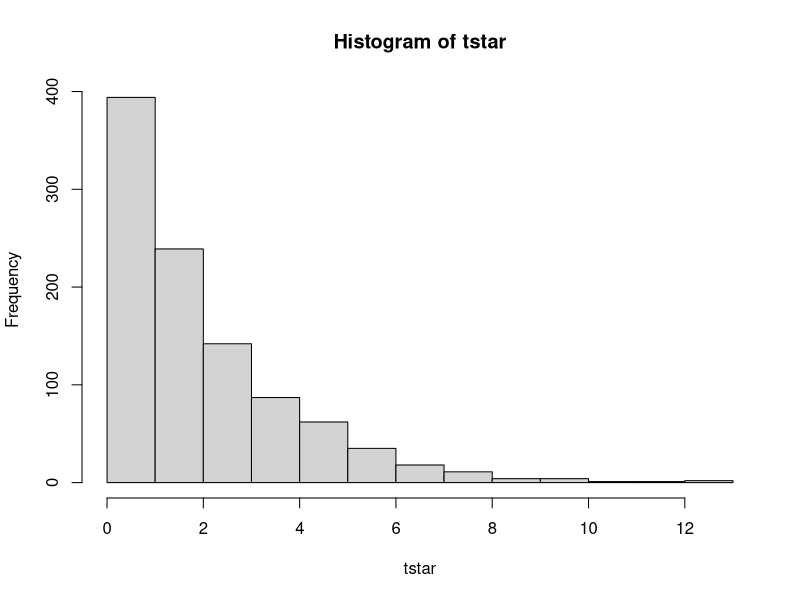

The R source for this figure:
data = read.table("nauseatable.txt")

#1.1

rnames = rownames(data)
nausea = c()
medicin = c()
for (j in 1:length(data[,1])){
  for (i in 1:length(data[1,])){
    nausea = c(nausea, rep(i-1, data[j,i]))
    medicin = c(medicin, rep(rnames[j], data[j,i]))
  }
}
medicin <- factor(medicin)
nausea.frame=data.frame(nausea,medicin)

#1.2

#Create contingency table
cont_table = xtabs(~medicin+nausea)

#Contingency table has to be in matrix form for calculations
cont_matrix = matrix(c(100,52,32,35,48,37), byrow=TRUE, ncol=2 ,nrow=3, 
                     dimnames=list(c(rownames(data)[1],
                                     rownames(data)[2],rownames(data)[3]),c("No Nausea","Nausea")))


rowsum=apply(cont_matrix,1,sum)
colsum=apply(cont_matrix,2,sum)
totalsum=sum(cont_matrix)

expected = (rowsum%*%t(colsum))/totalsum
round(expected,0)

chisq.test(cont_matrix)

#1.3

teststat.obs = chisq.test(xtabs(~medicin+nausea))[[1]]

B = 1000
tstar=numeric(B)
for (i in 1:B)
{
  medstar = sample(medicin) ## permuting labels
  tstar[i] = chisq.test(xtabs(~nausea+medstar))[[1]]
}

hist(tstar)

pr = sum(tstar>teststat.obs)/B

#1.4

chisq.test(cont_matrix,simulate.p.value=TRUE)